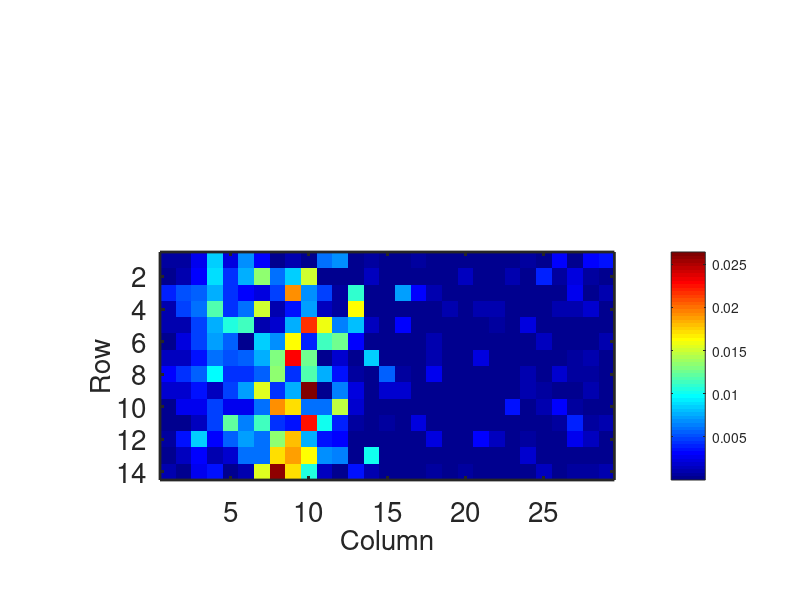

This figure's MATLAB source:


prelim = load('canadaD2.txt');
d11 = size(prelim) 

  pp = abs(prelim)   
    
  nd = 14;
  ns = 29;
  spar = zeros(nd,ns);
for ii = 1:nd   

for i = 1:ns
    spar(ii,i) =  pp((ii - 1)*ns + i);
end    

end

s0 = min(spar)
s00 = min(s0)
s9 = max(spar)
s99 = max(s9)

s = spar;

s1 = size(spar)


figure(1)
axes('position', [0.2  0.2 0.71 0.38]);
imagesc(spar)
colorMap = jet; %colorcube;
colormap(colorMap);
colorbar;
set(gca,'LineWidth',2,'FontSize',20,'Box','on');
xlabel('Column','FontSize',20)
ylabel('Row','FontSize',20)
